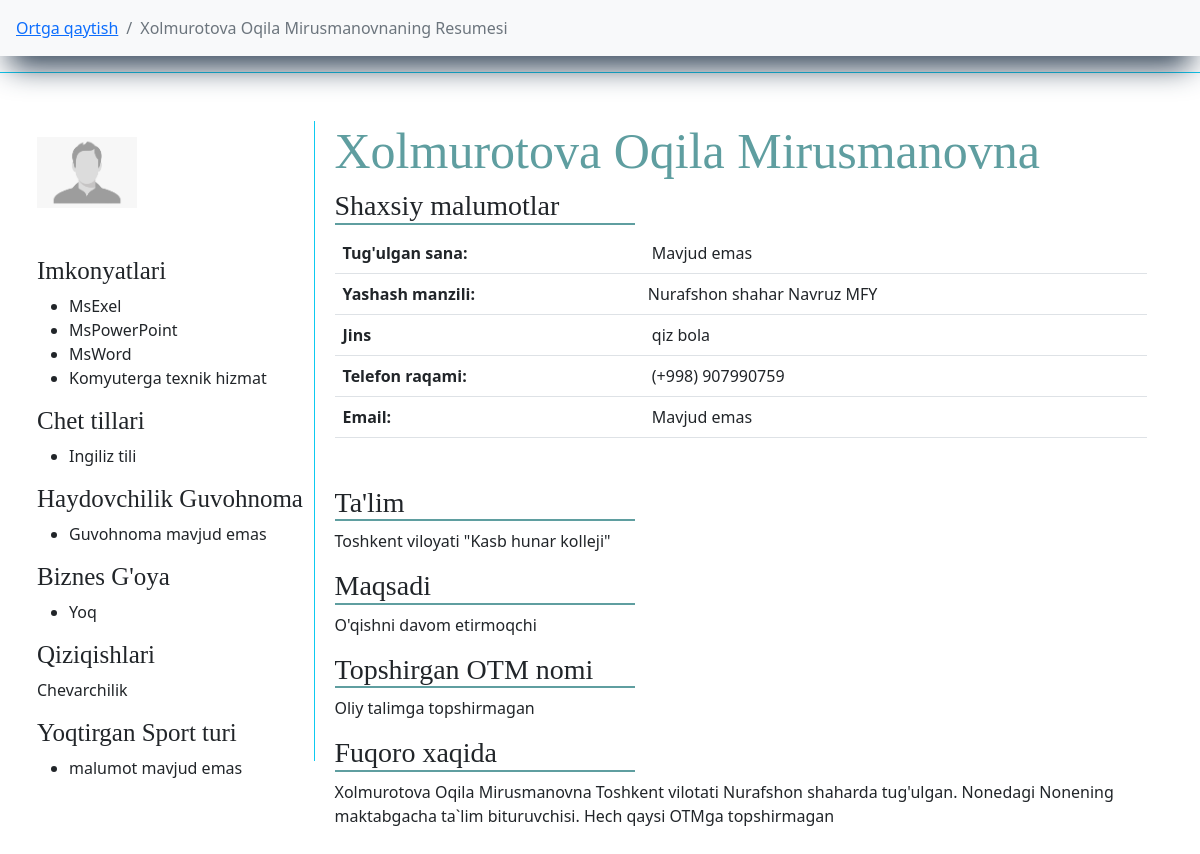
Before: /bitiruvchilar/jadval/kollej/bitiruvchi/8/ (signed in) with the older database file.
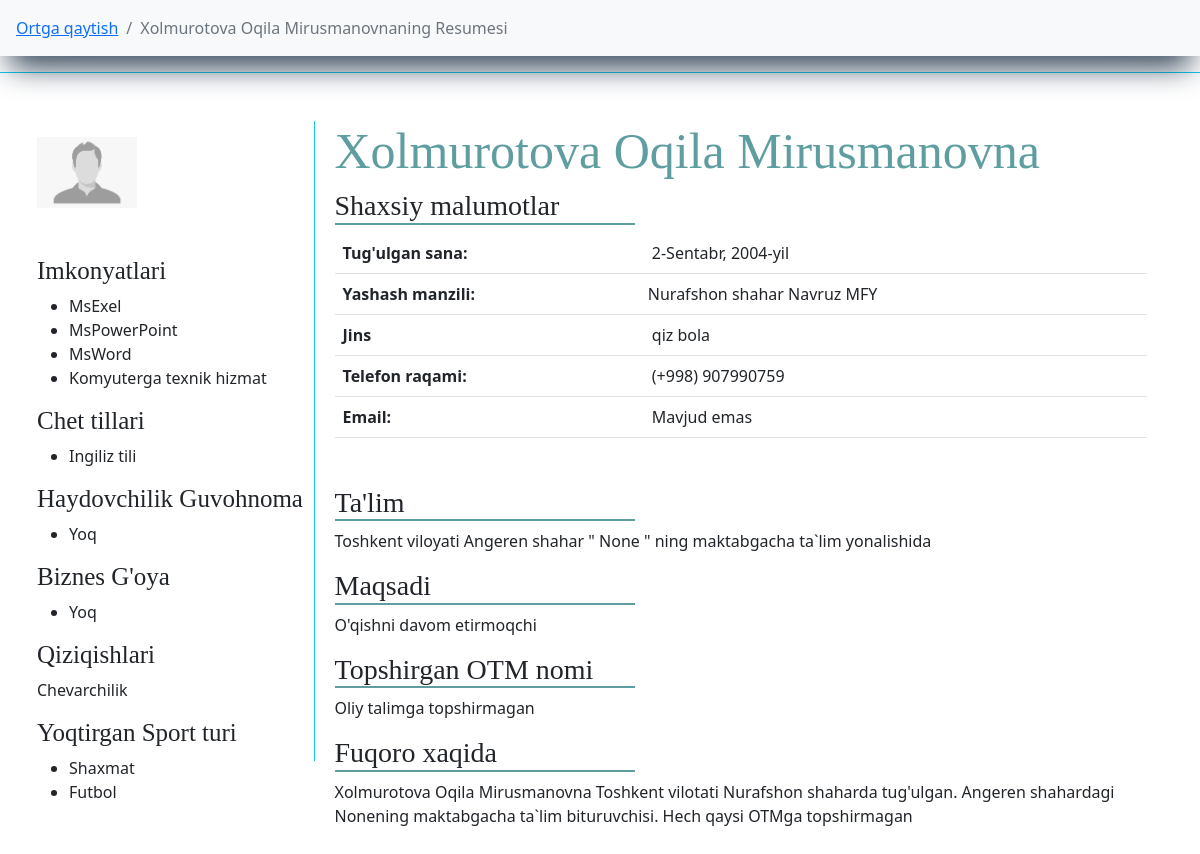
After: the same page with the newer database file.
### main/models.py (models this page shows, shortened)
class AutoTime(models.Model):
    name = models.CharField(max_length=l, verbose_name="Nomi")
    add_time = models.DateTimeField(auto_now_add=True)
    def __str__(self):
        return self.name

class Imkonyat(AutoTime):
    def __str__(self):
        return super().__str__()

class AutoTime(models.Model):
    name = models.CharField(max_length=l, verbose_name="Nomi")
    add_time = models.DateTimeField(auto_now_add=True)
    def __str__(self):
        return self.name

class ChetTili(AutoTime):
    def __str__(self):
        return super().__str__()

class Bitiruvchi(models.Model):
    f_name = models.CharField(max_length=l, verbose_name="F.I.Sh")
    img  = models.ImageField(default='default/default.png', upload_to='bitiruvchilar-foto/', verbose_name="Rasm")
    t_sana = models.DateField(verbose_name="Tug'ulgan sana", null=True, blank=True)
    jins = models.CharField(max_length=l, choices=jins, verbose_name="Jinsi", default="o'g'il bola")
    millat = models.CharField(max_length=l, null=True, blank=True)
    tuman = models.ForeignKey(TumanVaShahar, on_delete=models.CASCADE, verbose_name="Yashaydigan tuman(shahar)")
    mahalla = models.ForeignKey(Mahalla, on_delete=models.CASCADE, verbose_name="Mahalla Nomi")
    uy = models.CharField(max_length=l, null=True, blank=True, verbose_name="Ko'cha nomi 45uy")
    phone = models.CharField(max_length=9, verbose_name="Telefon raqam (+998) ", null=True, blank=True)
    email = models.EmailField(max_length=l, verbose_name="E-Pochta", null=True, blank=True)
    imkonyat = models.ManyToManyField(Imkonyat, related_name="abilty", verbose_name="Kompyuter bilimi")
    qiziqish = models.ForeignKey(Qiziqish, related_name="interest", on_delete=models.CASCADE, verbose_name="Qiziqish")
    sport = models.ManyToManyField(Sport, related_name="sport", verbose_name="Qiziqadigan sport turi")
    chettili = models.ManyToManyField(ChetTili, related_name="f_lang")
    idea = models.CharField(verbose_name="Biznes g'oya", max_length=l, choices=yesNo, default="Yoq")
    short_f = models.CharField(max_length=10000, verbose_name="Bizness g'oya haqqida qisqacha (agar bor bo'lsa)", null=True, blank=True)
    add_time = models.DateTimeField(auto_now_add=True)
    def __str__(self):
        return self.f_name

class KollejBitiruvchisi(Bitiruvchi):
    type = models.ForeignKey(TypeKollej, on_delete=models.SET_NULL, null=True, blank=True, verbose_name="Professional ta'lim")
    tuman_kj = models.ForeignKey(TumanVaShahar, on_delete=models.SET_NULL, null=True, blank=True, verbose_name="Kollej manzili")
    kollej = models.ForeignKey(Kollej, on_delete=models.SET_NULL, verbose_name="Bitirayotgan Kollej", null=True, blank=True)
    stu_way = models.CharField(max_length=l, null=True, blank=True, verbose_name="Mutaxasislik")
    maqsad = models.CharField(max_length=l, choices=aim, default="Ishlamoqchi", verbose_name="Maqsadi")
    guvohnoma = models.ManyToManyField(DriverLicense, related_name="guvohnomaK", verbose_name="Haydovchilik Guvohnomasi")
    vil = models.ForeignKey(Vil, on_delete=models.SET_NULL, null=True, blank=True, related_name="kj_vil",)
    otm_name = models.ForeignKey(Universitet, on_delete=models.SET_NULL, null=True, blank=True)
    stu_way_un = models.CharField(max_length=l, null=True, blank=True, verbose_name="Mutaxasislik")
    other_un = models.CharField(max_length=l, null=True, blank=True, verbose_name="chetel otm")
    stu_way_ch = models.CharField(max_length=l, null=True, blank=True, verbose_name="Mutaxasislik")
    kolleJ = models.CharField(max_length=l, null=True, blank=True, verbose_name="Bitirayotgan kollej")
    univer_sity = models.CharField(max_length=l, verbose_name="Topshirmoqchi bo'lgan universitet", null=True, blank=True)
    def __str__(self):
        return super().__str__()

class Bitiruvchi(models.Model):
    f_name = models.CharField(max_length=l, verbose_name="F.I.Sh")
    img  = models.ImageField(default='default/default.png', upload_to='bitiruvchilar-foto/', verbose_name="Rasm")
    t_sana = models.DateField(verbose_name="Tug'ulgan sana", null=True, blank=True)
    jins = models.CharField(max_length=l, choices=jins, verbose_name="Jinsi", default="o'g'il bola")
    millat = models.CharField(max_length=l, null=True, blank=True)
    tuman = models.ForeignKey(TumanVaShahar, on_delete=models.CASCADE, verbose_name="Yashaydigan tuman(shahar)")
    mahalla = models.ForeignKey(Mahalla, on_delete=models.CASCADE, verbose_name="Mahalla Nomi")
    uy = models.CharField(max_length=l, null=True, blank=True, verbose_name="Ko'cha nomi 45uy")
    phone = models.CharField(max_length=9, verbose_name="Telefon raqam (+998) ", null=True, blank=True)
    email = models.EmailField(max_length=l, verbose_name="E-Pochta", null=True, blank=True)
    imkonyat = models.ManyToManyField(Imkonyat, related_name="abilty", verbose_name="Kompyuter bilimi")
    qiziqish = models.ForeignKey(Qiziqish, related_name="interest", on_delete=models.CASCADE, verbose_name="Qiziqish")
    sport = models.ManyToManyField(Sport, related_name="sport", verbose_name="Qiziqadigan sport turi")
    chettili = models.ManyToManyField(ChetTili, related_name="f_lang")
    idea = models.CharField(verbose_name="Biznes g'oya", max_length=l, choices=yesNo, default="Yoq")
    short_f = models.CharField(max_length=10000, verbose_name="Bizness g'oya haqqida qisqacha (agar bor bo'lsa)", null=True, blank=True)
    add_time = models.DateTimeField(auto_now_add=True)
    def __str__(self):
        return self.f_name

class TumanVaShahar(AutoTime):
    status = models.CharField(max_length=l, choices=t_sh, default="shaxar")
    def __str__(self):
        return f"{super().name} {self.status}"

class DriverLicense(AutoTime):
    def __str__(self):
        return super().__str__()

class Sport(AutoTime):
    def __str__(self):
        return super().__str__()

### main/views.py (the view)
# urls.py: path("jadval/kollej/bitiruvchi/<pk>/", ResumeKollejTable, name="RKT"),
def ResumeKollejTable(request, pk):
    kollej_b = KollejBitiruvchisi.objects.get(pk=pk)
    return render(request, 'cv/resume_kollej_table.html', {
        'object': kollej_b,
    })

### main/custom_context_processor.py (called while the page is built)
def data_avalible(request):
    all_tumanlar = TumanVaShahar.objects.all().order_by('name')
    context = {
        'all_tumanlar':all_tumanlar,
    }
    return context

### main/models.py (called while the page is built)
    def __str__(self):
        return f"{super().__str__()} MFY"

    def __str__(self):
        return super().__str__()

### templates/cv/resume_kollej_table.html (shortened to what the changed rows need)
{% extends "main.html" %}
{% block content %}
<nav aria-label="breadcrumb" class="sticky-top bg-light">
    <ol class="breadcrumb p-3">
      <li class="breadcrumb-item"><a href="{% url 'K' %}">Ortga qaytish</a></li>
      <li class="breadcrumb-item active" aria-current="page">{{ object }}ning Resumesi</li>
    </ol>
</nav>
<div class="row">
    <div class="shadow_light col-xxl-5 m-auto p-5 border border-info">
        <div class="img-name pe-3">
            <div class="img border-end border-info pt-3">
                <img src="{{ object.img.url }}" width="100" alt="">
                <div class="imkonyat">
                    <h3>Imkonyatlari</h3>
                    <ul>
                        {% for i in object.imkonyat.all %}
                            <li>{{ i }}</li>
                        {% endfor %}
                    </ul>
                    <h3>Chet tillari</h3>
                    <ul>
                        {% for i in object.chettili.all %}
                            <li>{{ i }}</li>
                        {% endfor %}
                    </ul>
                    <h3>Haydovchilik Guvohnoma</h3>
                    <ul>
                        {% for i in object.guvohnoma.all %}
                            <li>{{ i }}</li>
                        {% empty %}
                            <li>Guvohnoma mavjud emas</li>
                        {% endfor %}
                    </ul>
                    <h3>Biznes G'oya</h3>
                    <ul>
                        <li>{{ object.idea }}</li>
                    </ul>
                    <h3>Qiziqishlari</h3>
                    <p>
                        {{ object.qiziqish }}
                    </p>
                    <h3>Yoqtirgan Sport turi</h3>
                    <ul>
                        {% for i in object.sport.all %}
                            <li>{{ i }}</li>
                        {% empty %}
                            <li>malumot mavjud emas</li>
                        {% endfor %}
                    </ul>
                </div>
            </div>
            <div class="name">
                <div class="user-name">
                    <h1 class="ism">{{ object.f_name }}</h1>
                </div>
                <div class="data">
                    <table class="table">
                        <tr>
                            <th>Tug'ulgan sana: </th>
                            {% if object.t_sana %}
                                <td>{{ object.t_sana }}</td>
                            {% else %}
                                <td>Mavjud emas</td>
                            {% endif %}
                        </tr>
                        <tr>
                            <th>Yashash manzili: </th>
                            {% if object.uy %}
                                <td class="ps-1"> {{ object.tuman }} {{ object.mahalla }} {{ object.uy }}</td>
                            {% else %}
                                <td class="ps-1"> {{ object.tuman }} {{ object.mahalla }}</td>
                            {% endif %}
                        </tr>
                        <tr>
                            <th>Jins</th>
                            <td>{{ object.jins }}</td>
                        </tr>
                        <tr>
                            <th>Telefon raqami: </th>
                            <td>(+998) {{ object.phone }}</td>
                        </tr>
                        <tr>
                            <th>Email: </th>
                        </tr>
                    </table>
                    <div class="info-data">
                    <h3>
                        Ta'lim
                    </h3>
                    {% if object.kolleJ %}
                        <p>
                            Toshkent viloyati "{{ object.kolleJ }}"
                        </p>
                    {% else %}
                        <p>
                            Toshkent viloyati {{ object.tuman_kj }} " {{ object.kollej }} " ning
                            {{ object.stu_way }} yonalishida
                        </p>
                    {% endif %}
                    <h3>Maqsadi</h3>
                    <p>
                        {{ object.maqsad }}
                    </p>
                    <h3>Topshirgan OTM nomi</h3>
                    {% if object.univer_sity %}
                        <p>
                            {{ object.univer_sity }}
                        </p>
                    {% elif object.otm_name %}
                        <p>
                            {{ object.vil }}ning {{ object.otm_name }} --- {{ object.stu_way_un }}
                        </p>
                    {% elif object.other_un %}
                        <p>
                            {{ object.other_un }}
                        </p>
                    {% else %}
                        <p>
                            Oliy talimga topshirmagan
                        </p>
                    {% endif %}
                    <h3>Fuqoro xaqida</h3>
                    <p>
                        {{ object.f_name }} Toshkent vilotati {{ object.tuman }}da tug'ulgan.
                        {{ object.tuman_kj }}dagi  {{ object.kollej }}ning {{ object.stu_way }} bituruvchisi.
                        {% if object.univer_sity %}
                            Hozirda "{{ object.univer_sity }}" ga topshirgan.
                        {% elif object.otm_name %}
                            Hozirda "{{ object.otm_name }}"ning {{ object.stu_way_un }} yonalishiga topshirgan.
                        {% else %}
                            Hech qaysi OTMga topshirmagan
                        {% endif %}
                    </p>
                    </div>
                </div>
            </div>
        </div>
    </div>
</div>
{% endblock %}

Changed rows visible on the page:
changed Bitiruvchi "Xolmurotova Oqila Mirusmanovna": t_sana (not shown) → "2-Sentabr, 2004-yil"
now on this page (row unchanged): DriverLicense: name "Yoq"
now on this page (row unchanged): Sport: name "Shaxmat"
now on this page (row unchanged): Sport: name "Futbol"
changed KollejBitiruvchisi "None": tuman_kj (not shown) → "Angeren shahar"; kollej (not shown) → "None"; stu_way (not shown) → "maktabgacha ta`lim"; tuman_kj "None" → "Angeren shahar"; kolleJ "Kasb hunar kolleji" → (not shown)
Other visible differences:
text no longer shown: "Guvohnoma mavjud emas malumot mavjud emas Mavjud emas Toshkent viloyati \""
text now shown: "Toshkent viloyati \" ning yonalishida"
